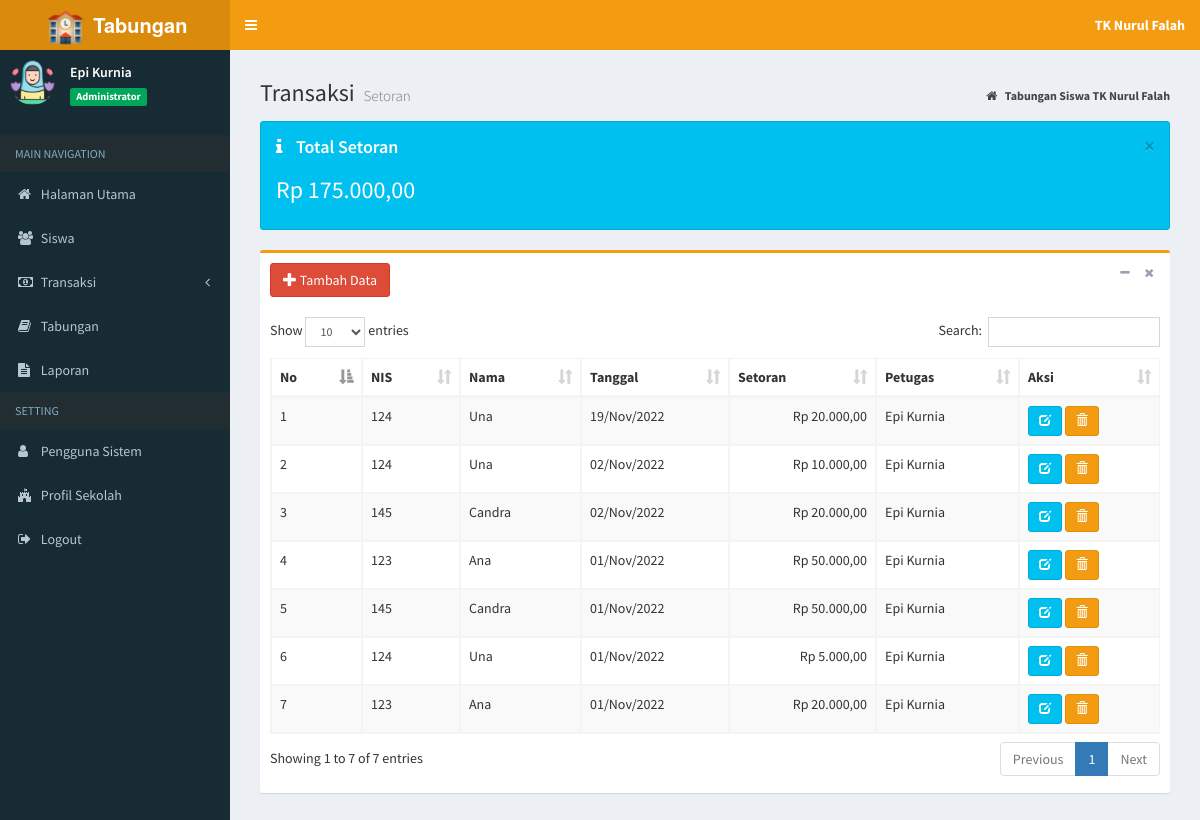
The app's page /index.php?page=data_setor (signed in) with its own data.
### tables this page shows
CREATE TABLE `tb_profil` (
  `id_profil` int(11) NOT NULL,
  `nama_sekolah` varchar(200) NOT NULL,
  `alamat` varchar(400) NOT NULL,
  `akreditasi` char(2) NOT NULL
);

CREATE TABLE `tb_tabungan` (
  `id_tabungan` int(11) NOT NULL,
  `nis` char(12) NOT NULL,
  `setor` int(11) NOT NULL,
  `tarik` int(11) NOT NULL,
  `tgl` date NOT NULL,
  `jenis` enum('ST','TR') NOT NULL,
  `petugas` varchar(20) NOT NULL
);

CREATE TABLE `tb_siswa` (
  `nis` char(12) NOT NULL,
  `nama_siswa` varchar(40) NOT NULL,
  `jekel` enum('Laki-Laki','Perempuan') NOT NULL,
  `kelas` varchar(10) NOT NULL,
  `status` enum('Aktif','Lulus','Pindah') NOT NULL,
  `th_masuk` year(4) NOT NULL
);

### inc/rupiah.php (called while the page is built)
<?php
function rupiah($angka){
	$hasil_rupiah = "Rp " . number_format($angka,2,',','.');
	return $hasil_rupiah;
}

### petugas/setor/data_setor.php (the view, shortened to what this page needs)
<section class="content-header">
	<h1>
		Transaksi
		<small>Setoran</small>
	</h1>
	<ol class="breadcrumb">
		<li>
			<a href="index.php">
				<i class="fa fa-home"></i>
				<b>Tabungan Siswa TK Nurul Falah</b>
			</a>
		</li>
	</ol>
</section>
<section class="content">
	<div class="alert alert-info alert-dismissible">
		<button type="button" class="close" data-dismiss="alert" aria-hidden="true">&times;</button>
		<h4>
			<i class="icon fa fa-info"></i> Total Setoran</h4>
		<?php
    		$sql = $koneksi->query("SELECT SUM(setor) as total  from tb_tabungan where jenis='ST'");
    		while ($data= $sql->fetch_assoc()) {
  		?>
		<h3>
			<?php echo rupiah($data['total']); }?>
		</h3>
	</div>
	<div class="box box-warning">
		<div class="box-header">
			<a href="?page=add_setor" class="btn btn-danger">
				<i class="glyphicon glyphicon-plus"></i> Tambah Data</a>
			<div class="box-tools pull-right">
				<button type="button" class="btn btn-box-tool" data-widget="collapse">
					<i class="fa fa-minus"></i>
				</button>
				<button type="button" class="btn btn-box-tool" data-widget="remove">
					<i class="fa fa-remove"></i>
				</button>
			</div>
		</div>
		<div class="box-body">
			<div class="table-responsive">
				<table id="example1" class="table table-bordered table-striped">
					<thead>
						<tr>
							<th>No</th>
							<th>NIS</th>
							<th>Nama</th>
							<th>Tanggal</th>
							<th>Setoran</th>
							<th>Petugas</th>
							<th>Aksi</th>
						</tr>
					</thead>
					<tbody>
						<?php
                  $no = 1;
				  $sql = $koneksi->query("select s.nis, s.nama_siswa, t.id_tabungan, t.setor, t.tgl, t.petugas from
				  tb_siswa s join tb_tabungan t on s.nis=t.nis
				  where jenis ='ST' order by tgl desc, id_tabungan desc");
                  while ($data= $sql->fetch_assoc()) {
                ?>
						<tr>
							<td>
								<?php echo $no++; ?>
							</td>
							<td>
								<?php echo $data['nis']; ?>
							</td>
							<td>
								<?php echo $data['nama_siswa']; ?>
							</td>
							<td>
								<?php  $tgl = $data['tgl']; echo date("d/M/Y", strtotime($tgl))?>
							</td>
							<td align="right">
								<?php echo rupiah($data['setor']); ?>
							</td>
							<td>
								<?php echo $data['petugas']; ?>
							</td>
							<td>
								<a href="?page=edit_setor&kode=<?php echo $data['id_tabungan']; ?>" title="Ubah"
								 class="btn btn-info btn-sm">
									<i class="glyphicon glyphicon-edit"></i>
								</a>
								<a href="?page=del_setor&kode=<?php echo $data['id_tabungan']; ?>" onclick="return confirm('Apakah anda yakin hapus data ini ?')"
								 title="Hapus" class="btn btn-warning btn-sm">
									<i class="glyphicon glyphicon-trash"></i>
							</td>
						</tr>
						<?php
                  }
                ?>
					</tbody>
				</table>
			</div>
		</div>
	</div>
</section>

### index.php (shortened to what this page needs)
<?php
    if (isset($_SESSION["ses_username"])==""){
		header("location: login.php");
    }else{
      $data_nama = $_SESSION["ses_nama"];
      $data_level = $_SESSION["ses_level"];
    }
    include "inc/koneksi.php";
	include "inc/rupiah.php";
	$sql = $koneksi->query("SELECT * from tb_profil");
	while ($data= $sql->fetch_assoc()) {
		$nama=$data['nama_sekolah'];
	}
?>
<!DOCTYPE html>
<html>
<head>
	<link rel="stylesheet" href="bootstrap/css/bootstrap.min.css">
	<link rel="stylesheet" href="https://cdnjs.cloudflare.com/ajax/libs/font-awesome/4.5.0/css/font-awesome.min.css">
	<link rel="stylesheet" href="https://cdnjs.cloudflare.com/ajax/libs/ionicons/2.0.1/css/ionicons.min.css">
	<link rel="stylesheet" href="plugins/datatables/dataTables.bootstrap.css">
	<link rel="stylesheet" href="plugins/select2/select2.min.css">
	<link rel="stylesheet" href="dist/css/AdminLTE.min.css">
	<link rel="stylesheet" href="dist/css/skins/_all-skins.min.css">
</head>
<body class="hold-transition skin-yellow sidebar-mini">
	<div class="wrapper">
		<header class="main-header">
			<a href="index.php" class="logo">
				<span class="logo-lg">
					<img src="dist/img/logo.png" width="45px">
					<b>Tabungan</b>
				</span>
			</a>
			<nav class="navbar navbar-static-top">
				<a href="#" class="sidebar-toggle" data-toggle="offcanvas" role="button">
				</a>
				<div class="navbar-custom-menu">
					<ul class="nav navbar-nav">
						<li class="dropdown messages-menu">
							<a class="dropdown-toggle" data-toggle="dropdown">
								<span>
									<b>
										<?= $nama; ?>
									</b>
								</span>
							</a>
						</li>
					</ul>
				</div>
			</nav>
		</header>
		<aside class="main-sidebar">
			<section class="sidebar">
				</<b>
				<div class="user-panel">
					<div class="pull-left image">
						<img src="dist/img/avatar.png" class="img-circle" alt="User Image">
					</div>
					<div class="pull-left info">
						<p>
							<?php echo $data_nama; ?>
						</p>
						<span class="label label-success">
							<?php echo $data_level; ?>
						</span>
					</div>
				</div>
				<ul class="sidebar-menu">
					<li class="header">MAIN NAVIGATION</li>
					<?php
          if ($data_level=="Administrator"){
        ?>
					<li class="treeview">
						<a href="?page=admin">
							<i class="fa fa-home"></i>
							<span>Halaman Utama</span>
						</a>
					</li>
					<li class="treeview">
						<a href="?page=MyApp/data_siswa">
							<i class="fa fa-users"></i>
							<span>Siswa</span>
						</a>
					</li>
					<li class="treeview">
						<a href="#">
							<i class="fa fa-money"></i>
							<span>Transaksi</span>
							<span class="pull-right-container">
								<i class="fa fa-angle-left pull-right"></i>
							</span>
						</a>
					</li>
					<li class="treeview">
						<a href="?page=view_tabungan">
							<i class="fa fa-book"></i>
							<span>Tabungan</span>
						</a>
					</li>
					<li class="treeview">
						<a href="?page=laporan">
							<i class="fa fa-file-text"></i>
							<span>Laporan</span>
						</a>
					</li>
					<li class="header">SETTING</li>
					<li class="treeview">
						<a href="?page=MyApp/data_pengguna">
							<i class="fa fa-user"></i>
							<span>Pengguna Sistem</span>
						</a>
					</li>
					<li class="treeview">
						<a href="?page=MyApp/data_profil">
							<i class="fa fa-fort-awesome"></i>
							<span>Profil Sekolah</span>
						</a>
					</li>
					<?php
            }
          ?>
					<li>
						<a href="logout.php" onclick="return confirm('Anda yakin keluar dari aplikasi ?')">
							<i class="fa fa-sign-out"></i>
							<span>Logout</span>
						</a>
					</li>
			</section>
		</aside>
		<div class="content-wrapper">
			<section class="content">
				<?php
      if(isset($_GET['page'])){
          $hal = $_GET['page'];
          switch ($hal) {
              case 'data_setor':
                  include "petugas/setor/data_setor.php";
                  break;
          }
                        }
    ?>
			</section>
		</div>
</body>
</html>

### records on screen
tb_profil: nama_sekolah "TK Nurul Falah"
tb_tabungan: nis.nis "124", nis.nama_siswa "Una", tgl "19/Nov/2022", setor "Rp 20.000,00", petugas "Epi Kurnia"
tb_tabungan: nis.nis "124", nis.nama_siswa "Una", tgl "02/Nov/2022", setor "Rp 10.000,00", petugas "Epi Kurnia"
tb_tabungan: nis.nis "145", nis.nama_siswa "Candra", tgl "02/Nov/2022", setor "Rp 20.000,00", petugas "Epi Kurnia"
tb_tabungan: nis.nis "123", nis.nama_siswa "Ana", tgl "01/Nov/2022", setor "Rp 50.000,00", petugas "Epi Kurnia"
tb_tabungan: nis.nis "145", nis.nama_siswa "Candra", tgl "01/Nov/2022", setor "Rp 50.000,00", petugas "Epi Kurnia"
tb_tabungan: nis.nis "124", nis.nama_siswa "Una", tgl "01/Nov/2022", setor "Rp 5.000,00", petugas "Epi Kurnia"
tb_tabungan: nis.nis "123", nis.nama_siswa "Ana", tgl "01/Nov/2022", setor "Rp 20.000,00", petugas "Epi Kurnia"

### other values on screen
$data_nama "Epi Kurnia"
$data_level "Administrator"
rupiah($data['total']) "Rp 175.000,00"
